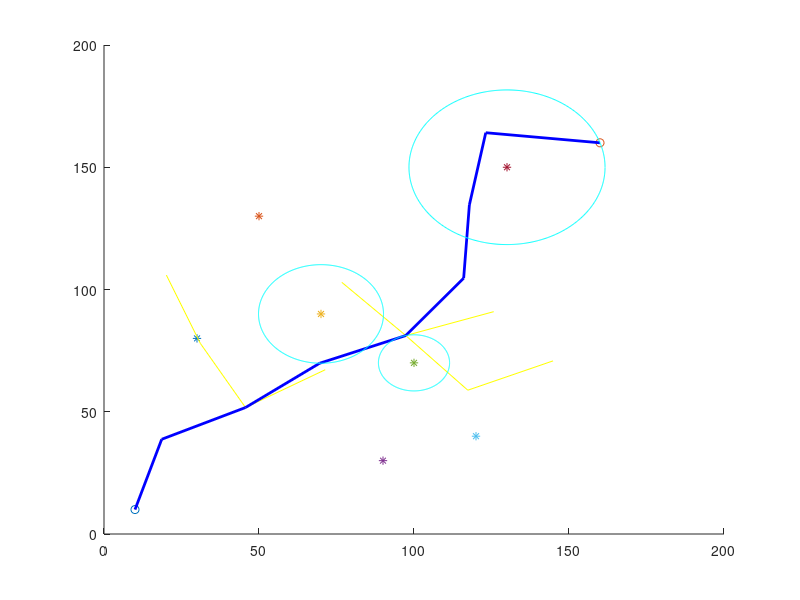

MATLAB code for this plot: (Note: this script raises an error after producing the figure.)
global idx;
global ridx;
global fidx;

start_node = [10,10,0];
end_node   = [160,160,0];
radiotower=[30,80;
            50,130;
            70,90;
            90,30;
            100,70;
            120,40;
            130,150]; 
Rl=length(radiotower(:,1));

height=[0,200];
width=[0,200];
segment=30;
impossible = 1;
flag=0;

figure(1)
axis([width height]); hold on,
for i=1:Rl
    plot(radiotower(i,1),radiotower(i,2),'*');
end
plot(start_node(1),start_node(2),'o');
plot(end_node(1),end_node(2),'o');
hold on,
tree=[start_node];

while impossible > 0 
    randpoint=[(width(2)-width(1))*rand+width(1),(height(2)-height(1))*rand+height(1)];
    minimum=norm([width(2),height(2)]-[width(1),height(2)]);
    for i=1:length(tree(:,1))
        if norm(randpoint-tree(i,1:2))<minimum,
            minimum=norm(randpoint-tree(i,1:2));
            idx=i;
        end
    end
    ang=atan2(randpoint(2)-tree(idx,2),randpoint(1)-tree(idx,1));
    newx=tree(idx,1)+segment*cos(ang);
    newy=tree(idx,2)+segment*sin(ang);
    tree=[tree;newx,newy,idx];
    plot([tree(idx,1),newx],[tree(idx,2),newy],'y');
    
        if norm([newx,newy]-end_node(1:2))<segment+10,
            end_node(3)=length(tree(:,1));
            tree=[tree;end_node];
            flag=1;
            break;
        end
    
    if flag==1,
        break;
    end
end

path=[tree(end,1:2)];
parent=tree(end,3);

while parent > 1
    path=[tree(parent,1:2);path];
    parent=tree(parent,3);
end
path=[start_node(1:2);path];

for i=1:length(path(:,1))-1,
    figure(1)
    plot([path(i,1),path(i+1,1)],[path(i,2),path(i+1,2)],'b','linewidth',2); hold on,
end

circle=[];
for i=1:length(path(:,1)),
   min=norm([width(2),height(2)]-[width(1),height(2)]);
   for j=1:length(radiotower(:,1))
      if norm(radiotower(j,:)-path(i,:))<min 
        min=norm(radiotower(j,:)-path(i,:));
        ridx=j;
      end    
   end
   circle=[circle;ridx,min];
end

%% pruning circle
i=1; j=1;
use_circle=[];
while j~=length(circle(:,1)),
   while circle(i,1)==circle(j,1)
       j=j+1;
       if j==length(circle(:,1))
            break;
       end
   end
   use_circle=[use_circle;circle(j,:)];
   i=j;
end
f_circle1=[]; % first pruning
if use_circle(end,1)==use_circle(end-1,1)
    f_circle1=[use_circle(1:end-2,:)];
    f_circle1=[f_circle1;use_circle(end,:)];
end


f_circle2=f_circle1; % second pruning
for i=1:length(f_circle1(:,1))-1,
    for j=i+1:length(f_circle1(:,1)),
        if f_circle1(i,1)==f_circle1(j,1)
            f_circle2(i,1)=0;
        end
    end
end

f_circle3=[];
for i=1:length(f_circle2(:,1))
    if f_circle2(i,1)~=0;
        f_circle3=[f_circle3;f_circle2(i,:)];
    end
end

f_circle4=f_circle3;
for i=1:length(f_circle3(:,1))-1,
    for j=i+1:length(f_circle3(:,1)),
        if norm(radiotower(f_circle3(i,1),:)- radiotower(f_circle3(j,1),:))<f_circle3(i,2)+f_circle3(j,2)
            f_circle4(i,:)=0;
        end
    end
end

f_circle=[];
for i=1:length(f_circle4(:,1))
    if f_circle4(i,1)~=0;
        f_circle=[f_circle;f_circle4(i,:)];
    end
end


%% plot circle
for i=1:length(f_circle(:,1)),
    angle=0:0.01:2*pi; 
    xp=f_circle(i,2)*cos(angle);
    yp=f_circle(i,2)*sin(angle);
    plot(radiotower(f_circle(i,1),1)+xp,radiotower(f_circle(i,1),2)+yp,'c');
    hold on,
end

lambdacollect=[-1];
for i=1:length(f_circle(:,1))-1,
    lambdacollect=[lambdacollect;-1];
end

%% simulation
s_th=0;
s_t=0;
        
Xcollect=[start_node(1)];
Ycollect=[start_node(2)];
Thcollect=[s_th];
TMEcollect=[s_t];

for i=1:length(f_circle(:,1))-1
    while norm([Xcollect(end)-radiotower(f_circle(i,1),1),Ycollect(end)-radiotower(f_circle(i,1),2)])> f_circle(i,2)+8
        [xRec,yRec,thRec,tAccu]=circumnivationMission3(Xcollect(end),Ycollect(end),Thcollect(end),...
            radiotower(f_circle(i,1),1:2),f_circle(i,2),radiotower(f_circle(i+1,1),:),lambdacollect(i));
    
        Xcollect=[Xcollect;xRec];
        Ycollect=[Ycollect;yRec];
        Thcollect=[Thcollect;thRec];
        TMEcollect=[TMEcollect;tAccu];
    end
end

[xRec, yRec, thRec, tAccu]=circumnivationMission6(Xcollect(end),Ycollect(end),Thcollect(end),...
    radiotower(f_circle(end,1),:),f_circle(end,2),end_node(1:2),lambdacollect(end));
Xcollect=[Xcollect;xRec];
Ycollect=[Ycollect;yRec];
Thcollect=[Thcollect;thRec];
TMEcollect=[TMEcollect;tAccu];







